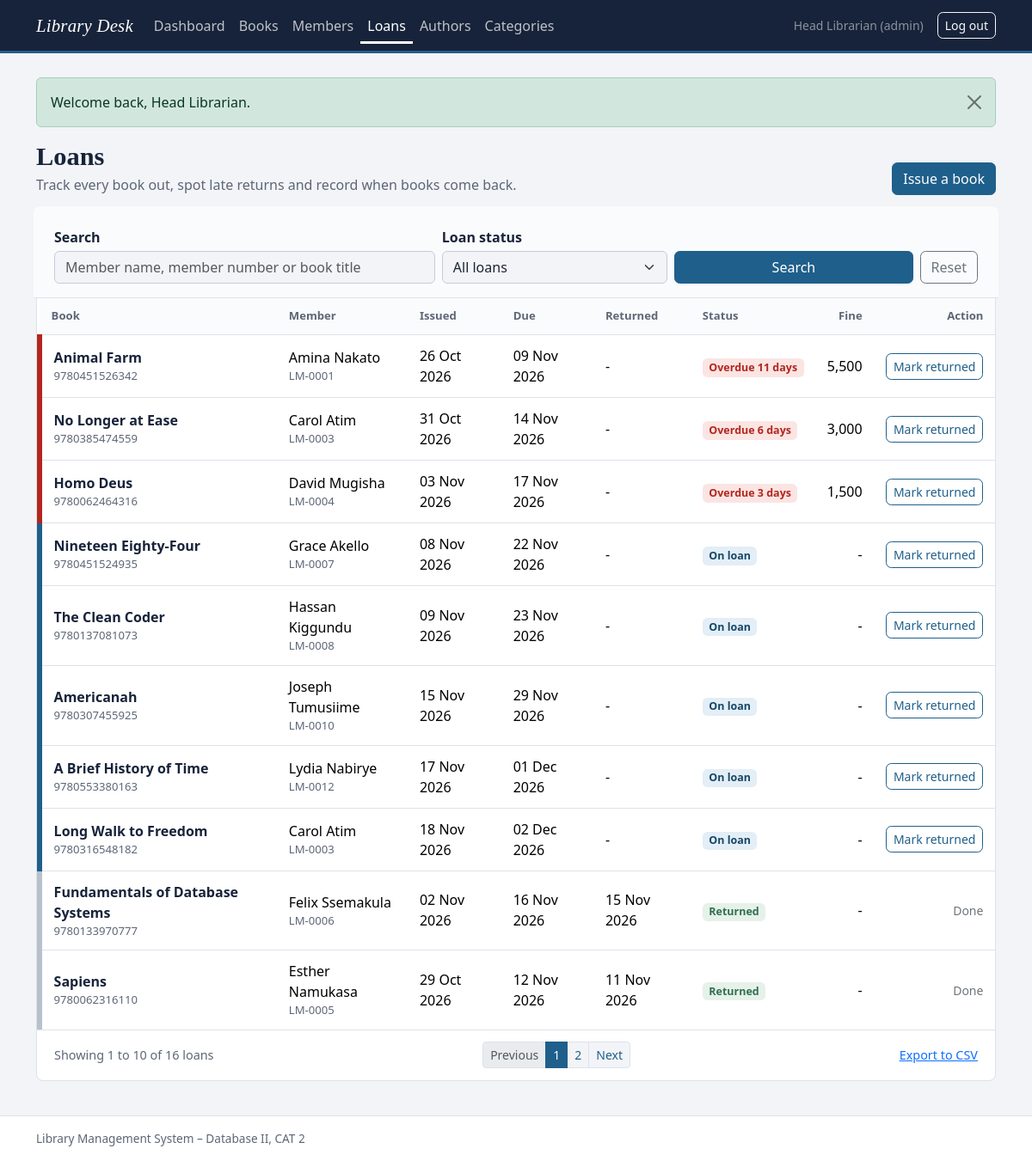
The page /loans/index.php (signed in) on the database its author committed.
### tables this page shows
CREATE TABLE loans (
  loan_id        INT UNSIGNED  NOT NULL AUTO_INCREMENT,
  member_id      INT UNSIGNED  NOT NULL,
  book_id        INT UNSIGNED  NOT NULL,
  issued_by      INT UNSIGNED  NULL DEFAULT NULL,
  date_issued    DATE          NOT NULL,
  due_date       DATE          NOT NULL,
  date_returned  DATE          NULL DEFAULT NULL,
  PRIMARY KEY (loan_id),
  KEY idx_loans_member (member_id),
  KEY idx_loans_book   (book_id),
  KEY idx_loans_issuer (issued_by),
  KEY idx_loans_status (date_returned, due_date),
  CONSTRAINT fk_loans_member FOREIGN KEY (member_id) REFERENCES members (member_id)
        ON UPDATE CASCADE ON DELETE CASCADE,
  CONSTRAINT fk_loans_book   FOREIGN KEY (book_id)   REFERENCES books (book_id)
        ON UPDATE CASCADE ON DELETE CASCADE,
  CONSTRAINT fk_loans_user   FOREIGN KEY (issued_by) REFERENCES users (user_id)
        ON UPDATE CASCADE ON DELETE SET NULL,
  CONSTRAINT chk_loans_due      CHECK (due_date >= date_issued),
  CONSTRAINT chk_loans_returned CHECK (date_returned IS NULL OR date_returned >= date_issued)
);

CREATE TABLE books (
  book_id           INT UNSIGNED       NOT NULL AUTO_INCREMENT,
  isbn              VARCHAR(13)        NOT NULL,
  title             VARCHAR(200)       NOT NULL,
  author_id         INT UNSIGNED       NOT NULL,
  category_id       INT UNSIGNED       NOT NULL,
  publisher         VARCHAR(120)       NOT NULL,
  year_published    SMALLINT UNSIGNED  NOT NULL,
  total_copies      SMALLINT UNSIGNED  NOT NULL DEFAULT 1,
  available_copies  SMALLINT UNSIGNED  NOT NULL DEFAULT 1,
  created_at        TIMESTAMP          NOT NULL DEFAULT CURRENT_TIMESTAMP,
  PRIMARY KEY (book_id),
  UNIQUE KEY uq_books_isbn (isbn),
  KEY idx_books_title (title),
  KEY idx_books_author (author_id),
  KEY idx_books_category (category_id),
  CONSTRAINT fk_books_author   FOREIGN KEY (author_id)   REFERENCES authors (author_id)
        ON UPDATE CASCADE ON DELETE RESTRICT,
  CONSTRAINT fk_books_category FOREIGN KEY (category_id) REFERENCES categories (category_id)
        ON UPDATE CASCADE ON DELETE RESTRICT,
  CONSTRAINT chk_books_year      CHECK (year_published BETWEEN 1000 AND 2100),
  CONSTRAINT chk_books_total     CHECK (total_copies >= 1),
  CONSTRAINT chk_books_available CHECK (available_copies <= total_copies)
);

CREATE TABLE members (
  member_id      INT UNSIGNED  NOT NULL AUTO_INCREMENT,
  member_number  VARCHAR(20)   NOT NULL,
  full_name      VARCHAR(120)  NOT NULL,
  email          VARCHAR(150)  NOT NULL,
  phone          VARCHAR(20)   NOT NULL,
  status         ENUM('active','suspended') NOT NULL DEFAULT 'active',
  date_joined    DATE          NOT NULL,
  created_at     TIMESTAMP     NOT NULL DEFAULT CURRENT_TIMESTAMP,
  PRIMARY KEY (member_id),
  UNIQUE KEY uq_members_number (member_number),
  UNIQUE KEY uq_members_email  (email),
  KEY idx_members_name (full_name),
  CONSTRAINT chk_members_email CHECK (email LIKE '%_@_%._%')
);

### loans/index.php (the view, shortened to what this page needs)
<?php
require_once __DIR__ . '/../config/database.php';
$q      = get_str('q');
$where  = [];
$params = [];
$from = 'FROM loans l
         JOIN members m ON m.member_id = l.member_id
         JOIN books   b ON b.book_id   = l.book_id ' . ($where ? 'WHERE ' . implode(' AND ', $where) : '');
$order = 'ORDER BY (l.date_returned IS NULL) DESC,
                   IF(l.date_returned IS NULL, l.due_date, NULL) ASC,
                   l.date_returned DESC, l.loan_id DESC';
$select = 'SELECT l.loan_id, l.date_issued, l.due_date, l.date_returned,
                  m.full_name, m.member_number, b.title, b.isbn';
try {
    $stmt = $pdo->prepare('SELECT COUNT(*) ' . $from);
    $stmt->execute();
    $pager = paginate((int) $stmt->fetchColumn(), get_int('page'));
    $stmt = $pdo->prepare($select . ' ' . $from . ' ' . $order . ' LIMIT :limit OFFSET :offset');
    bind_all($stmt, $params + [':limit' => $pager['per_page'], ':offset' => $pager['offset']]);
    $stmt->execute();
    $loans = $stmt->fetchAll();
} catch (PDOException $e) {
    error_log('Loans list error: ' . $e->getMessage());
    $loans = [];
    $pager = paginate(0, 1);
    set_flash('danger', 'The loan list could not be loaded. Please try again.');
}
require_once __DIR__ . '/../includes/header.php';
?>
<div class="page-head">
    <div>
        <h1>Loans</h1>
        <p>Track every book out, spot late returns and record when books come back.</p>
    </div>
    <a class="btn btn-primary" href="<?= e(base_url('loans/issue.php')) ?>">Issue a book</a>
</div>
<section class="panel">
    <form method="get" class="filter-bar row g-2 align-items-end" role="search">
        <div class="col-12 col-md-5">
            <label for="q" class="form-label">Search</label>
            <input type="search" class="form-control" id="q" name="q" value="<?= e($q) ?>" placeholder="Member name, member number or book title">
        </div>
        <div class="col-12 col-md-3">
            <label for="status" class="form-label">Loan status</label>
            <select class="form-select" id="status" name="status">
                <option value="">All loans</option>
            </select>
        </div>
        <div class="col-12 col-md-4 d-flex gap-2">
            <button type="submit" class="btn btn-primary flex-fill">Search</button>
            <a class="btn btn-outline-secondary" href="<?= e(base_url('loans/index.php')) ?>">Reset</a>
        </div>
    </form>
<?php if (!$loans): ?>
    <div class="empty-state">
        <?php if ($query): ?>
            <strong>No loans match your search.</strong>Try another name or title, or clear the filters.
        <?php else: ?>
            <strong>No loans yet.</strong>Issue a book to a member and it will appear here.
        <?php endif; ?>
    </div>
<?php else: ?>
    <div class="table-wrap">
        <table class="table data-table table-stack">
            <thead>
                <tr>
                    <th>Book</th>
                    <th>Member</th>
                    <th class="d-none d-md-table-cell">Issued</th>
                    <th>Due</th>
                    <th class="d-none d-lg-table-cell">Returned</th>
                    <th>Status</th>
                    <th class="num d-none d-md-table-cell">Fine</th>
                    <th class="text-end">Action</th>
                </tr>
            </thead>
            <tbody>
            <?php foreach ($loans as $l):
                $state = loan_state($l);
                $spine = $state === 'overdue' ? 'var(--overdue)' : ($state === 'active' ? 'var(--catalogue)' : '#b8c0cc');
                $fine  = loan_fine($l['due_date'], $l['date_returned']);
            ?>
                <tr class="spine" style="--spine: <?= $spine ?>">
                    <td class="title-cell"><?= e($l['title']) ?><span class="sub"><?= e($l['isbn']) ?></span></td>
                    <td data-label="Member"><?= e($l['full_name']) ?><span class="sub"><?= e($l['member_number']) ?></span></td>
                    <td class="d-none d-md-table-cell"><?= e(format_date($l['date_issued'])) ?></td>
                    <td data-label="Due"><?= e(format_date($l['due_date'])) ?></td>
                    <td class="d-none d-lg-table-cell"><?= e(format_date($l['date_returned'])) ?></td>
                    <td data-label="Status"><?= loan_badge($l) ?></td>
                    <td class="num d-none d-md-table-cell show-stacked" data-label="Fine"><?= $fine > 0 ? e(money($fine)) : '-' ?></td>
                    <td class="text-end text-nowrap actions">
                        <?php if ($state !== 'returned'): ?>
                            <form method="post" action="<?= e(base_url('loans/return.php')) ?>" class="d-inline">
                                <button type="submit" class="btn btn-sm btn-outline-primary">Mark returned</button>
                            </form>
                        <?php else: ?>
                            <span class="text-secondary small">Done</span>
                        <?php endif; ?>
                    </td>
                </tr>
            <?php endforeach; ?>
            </tbody>
        </table>
    </div>
    <div class="list-foot">
        <span>Showing <?= $pager['offset'] + 1 ?> to <?= $pager['offset'] + count($loans) ?> of <?= (int) $pager['total'] ?> loans</span>
        <?php render_pagination($pager, $query); ?>
        <a href="?<?= e(http_build_query($query + ['export' => 1])) ?>">Export to CSV</a>
    </div>
<?php endif; ?>
</section>
<?php require_once __DIR__ . '/../includes/footer.php'; ?>

### includes/functions.php (shortened to what this page needs)
<?php
function base_url(string $path = ''): string
{
    static $base = null;
    if ($base === null) {
        $root = str_replace('\\', '/', (string) realpath(__DIR__ . '/..'));
        $doc  = str_replace('\\', '/', (string) realpath($_SERVER['DOCUMENT_ROOT'] ?? ''));
        $base = ($doc !== '' && stripos($root, $doc) === 0) ? substr($root, strlen($doc)) : '';
        $base = rtrim($base, '/');
    }
    return $base . '/' . ltrim($path, '/');
}
function e($value): string
{
    return htmlspecialchars((string) $value, ENT_QUOTES | ENT_SUBSTITUTE, 'UTF-8');
}
function render_flash(): void
{
    $allowed = ['success', 'danger', 'warning', 'info'];
    foreach ($_SESSION['flash'] as $flash) {
        $type = in_array($flash['type'], $allowed, true) ? $flash['type'] : 'info';
        echo '<div class="alert alert-' . $type . ' alert-dismissible fade show" role="alert">'
           . e($flash['message'])
           . '<button type="button" class="btn-close" data-bs-dismiss="alert" aria-label="Close"></button></div>';
    }
}
function clean(array $source, string $key): string
{
    $value = $source[$key] ?? '';
    return is_scalar($value) ? trim((string) $value) : '';
}
function get_str(string $key): string
{
    return clean($_GET, $key);
}
function to_int($value): int
{
    $n = filter_var($value, FILTER_VALIDATE_INT, ['options' => ['min_range' => 0]]);
    return $n === false ? 0 : (int) $n;
}
function get_int(string $key): int
{
    return to_int(get_str($key));
}
function bind_all(PDOStatement $stmt, array $params): void
{
    foreach ($params as $name => $value) {
        $stmt->bindValue($name, $value, is_int($value) ? PDO::PARAM_INT : PDO::PARAM_STR);
    }
}
function today(): string
{
    return date('Y-m-d');
}
function format_date(?string $date): string
{
    return $date ? date('d M Y', strtotime($date)) : '-';
}
function days_late(string $due, ?string $returned): int
{
    $diff = (new DateTime($due))->diff(new DateTime($returned ?? today()));
    return $diff->invert ? 0 : (int) $diff->days;
}
function loan_fine(string $due, ?string $returned): int
{
    return days_late($due, $returned) * FINE_PER_DAY;
}
function loan_state(array $loan): string
{
    if (!empty($loan['date_returned'])) {
        return 'returned';
    }
    return $loan['due_date'] < today() ? 'overdue' : 'active';
}
function loan_badge(array $loan): string
{
    switch (loan_state($loan)) {
        case 'returned':
            $late = days_late($loan['due_date'], $loan['date_returned']);
            return '<span class="badge badge-returned">Returned' . ($late ? ' late' : '') . '</span>';
        case 'overdue':
            $d = days_late($loan['due_date'], null);
            return '<span class="badge badge-overdue">Overdue ' . $d . ($d === 1 ? ' day' : ' days') . '</span>';
        default:
            return $loan['due_date'] === today()
                ? '<span class="badge badge-due">Due today</span>'
                : '<span class="badge badge-active">On loan</span>';
    }
}
function money(int $amount): string
{
    return number_format($amount);
}
function paginate(int $total, int $requestedPage, int $perPage = PER_PAGE): array
{
    $pages = max(1, (int) ceil($total / $perPage));
    $page  = min(max(1, $requestedPage), $pages);
    return ['total' => $total, 'pages' => $pages, 'page' => $page, 'per_page' => $perPage, 'offset' => ($page - 1) * $perPage];
}
function render_pagination(array $p, array $query = []): void
{
    $link = function (int $n) use ($query) {
        return '?' . e(http_build_query(array_merge($query, ['page' => $n])));
    };
    echo '<nav aria-label="Pages"><ul class="pagination pagination-sm justify-content-center mb-0">';
    $prevDisabled = $p['page'] <= 1 ? ' disabled' : '';
    echo '<li class="page-item' . $prevDisabled . '"><a class="page-link" href="' . $link($p['page'] - 1) . '">Previous</a></li>';
    for ($n = 1; $n <= $p['pages']; $n++) {
        if ($n === 1 || $n === $p['pages'] || abs($n - $p['page']) <= 2) {
            $active = $n === $p['page'] ? ' active' : '';
            echo '<li class="page-item' . $active . '"><a class="page-link" href="' . $link($n) . '">' . $n . '</a></li>';
        } elseif (abs($n - $p['page']) === 3) {
            echo '<li class="page-item disabled"><span class="page-link">&hellip;</span></li>';
        }
    }
    $nextDisabled = $p['page'] >= $p['pages'] ? ' disabled' : '';
    echo '<li class="page-item' . $nextDisabled . '"><a class="page-link" href="' . $link($p['page'] + 1) . '">Next</a></li>';
    echo '</ul></nav>';
}

### assets/css/style.css (style rules this page uses)
:root { --ink: #17233a; --paper: #f2f4f7; --surface: #ffffff; --rule: #dde2ea; --muted: #5d6677; --catalogue: #1f5f8b; --catalogue-dark: #164766; --overdue: #b3261e; --brass: #946b12; --shelf: #2f6f4f; --bs-primary: var(--catalogue); --bs-primary-rgb: 31, 95, 139; --bs-link-color: var(--catalogue); --bs-link-hover-color: var(--catalogue-dark); --bs-body-bg: var(--paper); --bs-body-color: #1d2433; --bs-body-font-family: "Segoe UI", system-ui, -apple-system, "Helvetica Neue", Arial, sans-serif; --bs-border-color: var(--rule); }
body { background: var(--paper); min-height: 100vh; display: flex; flex-direction: column; }
h1, h2, h3, .navbar-brand, .stat-value, .login-title { font-family: Georgia, "Iowan Old Style", "Palatino Linotype", serif; }
.page-head { display: flex; flex-wrap: wrap; align-items: end; justify-content: space-between; gap: .75rem 1rem; margin-bottom: 1.25rem; }
.page-head h1 { font-size: 1.9rem; margin: 0; color: var(--ink); font-weight: 700; }
.page-head p { margin: .15rem 0 0; color: var(--muted); }
.panel { background: var(--surface); border: 1px solid var(--rule); border-radius: .5rem; }
.btn { border-radius: .4rem; font-weight: 500; }
.btn-primary { --bs-btn-bg: var(--catalogue); --bs-btn-border-color: var(--catalogue); --bs-btn-hover-bg: var(--catalogue-dark); --bs-btn-hover-border-color: var(--catalogue-dark); --bs-btn-active-bg: var(--catalogue-dark); --bs-btn-active-border-color: var(--catalogue-dark); --bs-btn-disabled-bg: var(--catalogue); --bs-btn-disabled-border-color: var(--catalogue); }
.btn-outline-primary { --bs-btn-color: var(--catalogue); --bs-btn-border-color: var(--catalogue); --bs-btn-hover-bg: var(--catalogue); --bs-btn-hover-border-color: var(--catalogue); --bs-btn-active-bg: var(--catalogue-dark); --bs-btn-active-border-color: var(--catalogue-dark); }
.form-label { font-weight: 600; color: var(--ink); margin-bottom: .25rem; }
.form-control, .form-select { border-color: #c5ccd8; }
.filter-bar { padding: 1rem 1.25rem; border-bottom: 1px solid var(--rule); background: #fafbfc; border-radius: .5rem .5rem 0 0; }
.table-wrap { overflow-x: auto; }
.data-table { margin: 0; --bs-table-bg: transparent; }
.data-table thead th { font-size: .82rem; font-weight: 600; color: var(--muted); border-bottom: 1px solid var(--rule); background: #fafbfc; white-space: nowrap; padding: .7rem .85rem; }
.data-table td { padding: .75rem .85rem; vertical-align: middle; border-color: var(--rule); }
.data-table tbody tr:last-child td { border-bottom: 0; }
.data-table .title-cell { font-weight: 600; color: var(--ink); }
.data-table .sub { display: block; font-size: .82rem; color: var(--muted); font-weight: 400; }
.num { text-align: right; font-variant-numeric: tabular-nums; }
.data-table tr.spine > td:first-child { border-left: 6px solid var(--spine, var(--rule)); }
.badge { font-weight: 600; font-size: .78rem; padding: .35em .6em; border-radius: .35rem; }
.badge-active { background: #e3eef6; color: var(--catalogue-dark); }
.badge-overdue { background: #fbe5e3; color: var(--overdue); }
.badge-returned { background: #e6f1ea; color: var(--shelf); }
.pagination { --bs-pagination-color: var(--catalogue); --bs-pagination-active-bg: var(--catalogue); --bs-pagination-active-border-color: var(--catalogue); }
.list-foot { display: flex; flex-wrap: wrap; align-items: center; justify-content: space-between; gap: .75rem; padding: .85rem 1.25rem; border-top: 1px solid var(--rule); color: var(--muted); font-size: .9rem; }

### rows shown on the page
loans: book.title "Animal Farm", book.isbn "9780451526342", member.full_name "Amina Nakato", member.member_number "LM-0001", date_issued "26 Oct 2026", due_date "09 Nov 2026", date_returned "-", due_date "11", shows "days", money($fine) "5,500"
loans: book.title "No Longer at Ease", book.isbn "9780385474559", member.full_name "Carol Atim", member.member_number "LM-0003", date_issued "31 Oct 2026", due_date "14 Nov 2026", date_returned "-", due_date "6", shows "days", money($fine) "3,000"
loans: book.title "Homo Deus", book.isbn "9780062464316", member.full_name "David Mugisha", member.member_number "LM-0004", date_issued "03 Nov 2026", due_date "17 Nov 2026", date_returned "-", due_date "3", shows "days", money($fine) "1,500"
loans: book.title "Nineteen Eighty-Four", book.isbn "9780451524935", member.full_name "Grace Akello", member.member_number "LM-0007", date_issued "08 Nov 2026", due_date "22 Nov 2026", date_returned "-", shows "On loan"
loans: book.title "The Clean Coder", book.isbn "9780137081073", member.full_name "Hassan Kiggundu", member.member_number "LM-0008", date_issued "09 Nov 2026", due_date "23 Nov 2026", date_returned "-", shows "On loan"
loans: book.title "Americanah", book.isbn "9780307455925", member.full_name "Joseph Tumusiime", member.member_number "LM-0010", date_issued "15 Nov 2026", due_date "29 Nov 2026", date_returned "-", shows "On loan"
loans: book.title "A Brief History of Time", book.isbn "9780553380163", member.full_name "Lydia Nabirye", member.member_number "LM-0012", date_issued "17 Nov 2026", due_date "01 Dec 2026", date_returned "-", shows "On loan"
loans: book.title "Long Walk to Freedom", book.isbn "9780316548182", member.full_name "Carol Atim", member.member_number "LM-0003", date_issued "18 Nov 2026", due_date "02 Dec 2026", date_returned "-", shows "On loan"
loans: book.title "Fundamentals of Database Systems", book.isbn "9780133970777", member.full_name "Felix Ssemakula", member.member_number "LM-0006", date_issued "02 Nov 2026", due_date "16 Nov 2026", date_returned "15 Nov 2026", shows "Returned", shows "Done"
loans: book.title "Sapiens", book.isbn "9780062316110", member.full_name "Esther Namukasa", member.member_number "LM-0005", date_issued "29 Oct 2026", due_date "12 Nov 2026", date_returned "11 Nov 2026", shows "Returned", shows "Done"

### other values the page prints
$item[0] "Dashboard"
$item[0] "Books"
$item[0] "Members"
$item[0] "Loans"
$item[0] "Authors"
$item[0] "Categories"
$_SESSION['full_name'] "Head Librarian"
$_SESSION['role'] "admin"
$flash['message'] "Welcome back, Head Librarian."
$pager['offset'] + 1 "1"
$pager['offset'] + count($loans) "10"
$pager['total'] "16"
